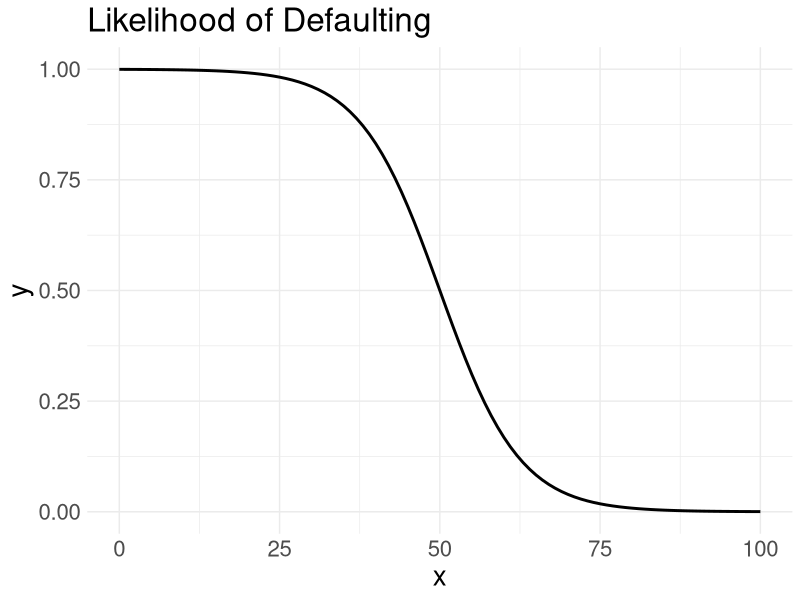
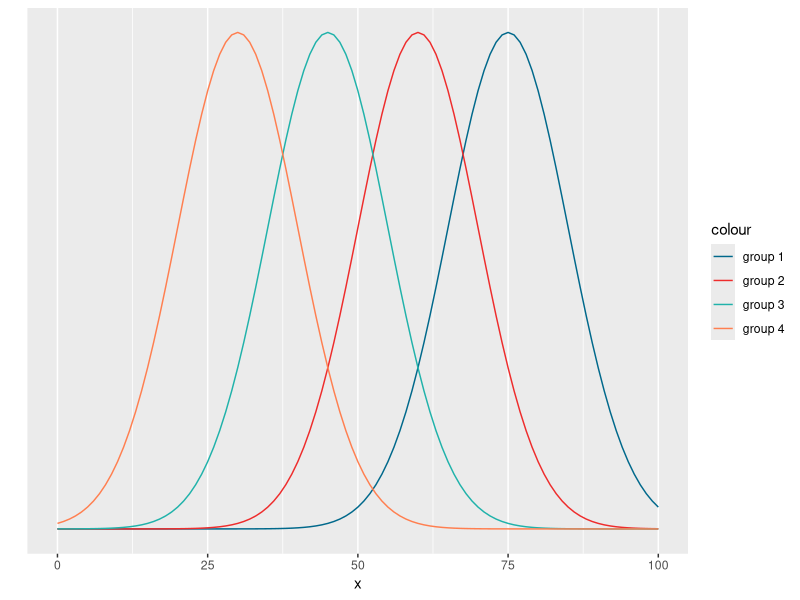

Write R code to recreate these figures, in order. (Note: this script raises an error after producing the figures.)
library(ggplot2)
p = ggplot(data = data.frame(x = 0), mapping = aes(x = x))
def_rate_fico = function(x){(1-1/(1+exp(-.16*(x-50))))}
p + stat_function(fun = def_rate_fico, size = 1) +
  xlim(0,100) +
  theme_minimal()+
  theme(text = element_text(size=20))+
  ggtitle("Likelihood of Defaulting")



ggplot(data = data.frame(x = c(0, 100)), aes(x)) +
  stat_function(fun = dnorm, n = 101, args = list(mean = 75, sd = 10), aes(color = "group 1")) +
  stat_function(fun = dnorm, n = 101, args = list(mean = 60, sd = 10), aes(color = "group 2")) +
  stat_function(fun = dnorm, n = 101, args = list(mean = 45, sd = 10), aes(color = "group 3")) +
  stat_function(fun = dnorm, n = 101, args = list(mean = 30, sd = 10), aes(color = "group 4")) +
  scale_color_manual(values=c("deepskyblue4", "firebrick2","lightseagreen","coral"))+
                       ylab("") +
  scale_y_continuous(breaks = NULL)


n_critical_75 <- qnorm(0.70, mean = 75, sd = 10)
n_critical_60 <- qnorm(0.70, mean = 60, sd = 10)
n_critical_45 <- qnorm(0.70, mean = 45, sd = 10)
n_critical_30 <- qnorm(0.70, mean = 30, sd = 10)


ggplot(NULL, aes(x = c(0, 100))) +
  # T-distribution with 5 degrees of freedom
  #   Non-significant area
  stat_function(fun = dnorm,
                geom = "line",
                xlim = c(0, 100),
                args = list(
                  mean = 75, sd = 10
                )) +
  #   Significant area
  stat_function(fun = dnorm,
                geom = "area",
                xlim = c(n_critical_75, 100),
                alpha = .3,
                fill = "deepskyblue4",
                args = list(
                  mean = 75, sd = 10
                )) +
  # t-distribution with 25 degrees of freedom
  #   Non-significant area
  stat_function(fun = dnorm,
                geom = "line",
                xlim = c(0, 100),
                args = list(
                  mean = 60, sd = 10
                )) +
  #   Significant area
  stat_function(fun = dnorm,
                geom = "area",
                xlim = c(n_critical_60, 100),
                alpha = .3,
                fill = "firebrick2",
                args = list(
                  mean = 60, sd = 10
                )) +
  stat_function(fun = dnorm,
                geom = "line",
                xlim = c(0, 100),
                args = list(
                  mean = 45, sd = 10
                )) +
  #   Significant area
  stat_function(fun = dnorm,
                geom = "area",
                xlim = c(n_critical_45, 100),
                alpha = .3,
                fill = "lightseagreen",
                args = list(
                  mean = 45, sd = 10
                )) +
  stat_function(fun = dnorm,
                geom = "line",
                xlim = c(0, 100),
                args = list(
                  mean = 30, sd = 10
                )) +
  #   Significant area
  stat_function(fun = dnorm,
                geom = "area",
                xlim = c(n_critical_30, 100),
                alpha = .3,
                fill = "coral",
                args = list(
                  mean = 30, sd = 10
                )) +
  geom_vline(xintercept = n_critical_75, linetype="dotted")+
  geom_vline(xintercept = n_critical_60, linetype="dotted")+
  geom_vline(xintercept = n_critical_45, linetype="dotted")+
  geom_vline(xintercept = n_critical_30, linetype="dotted")+
  theme_minimal()+
  theme(text = element_text(size=20))+
  xlab("Score")+
  ylab("Probability Density")+
  xlim(0, 100)


#Same threshold
n_critical_equal <- qnorm(0.003, mean = 75, sd = 10)


ggplot(NULL, aes(x = c(0, 100))) +
  # T-distribution with 5 degrees of freedom
  #   Non-significant area
  stat_function(fun = dnorm,
                geom = "line",
                xlim = c(0, 100),
                args = list(
                  mean = 75, sd = 10
                )) +
  #   Significant area
  stat_function(fun = dnorm,
                geom = "area",
                xlim = c(n_critical_equal, 100),
                alpha = .3,
                fill = "deepskyblue4",
                args = list(
                  mean = 75, sd = 10
                )) +
  # t-distribution with 25 degrees of freedom
  #   Non-significant area
  stat_function(fun = dnorm,
                geom = "line",
                xlim = c(0, 100),
                args = list(
                  mean = 60, sd = 10
                )) +
  #   Significant area
  stat_function(fun = dnorm,
                geom = "area",
                xlim = c(n_critical_equal, 100),
                alpha = .3,
                fill = "firebrick2",
                args = list(
                  mean = 60, sd = 10
                )) +
  stat_function(fun = dnorm,
                geom = "line",
                xlim = c(0, 100),
                args = list(
                  mean = 45, sd = 10
                )) +
  #   Significant area
  stat_function(fun = dnorm,
                geom = "area",
                xlim = c(n_critical_equal, 100),
                alpha = .3,
                fill = "lightseagreen",
                args = list(
                  mean = 45, sd = 10
                )) +
  stat_function(fun = dnorm,
                geom = "line",
                xlim = c(0, 100),
                args = list(
                  mean = 30, sd = 10
                )) +
  #   Significant area
  stat_function(fun = dnorm,
                geom = "area",
                xlim = c(n_critical_equal, 100),
                alpha = .3,
                fill = "coral",
                args = list(
                  mean = 30, sd = 10
                )) +
  geom_vline(xintercept = n_critical_equal, linetype="dotted")+
  theme_minimal()+
  theme(text = element_text(size=20))+
  xlab("Score")+
  ylab("Probability Density")+
  xlim(0, 100)


####ACTUAL (FOR PRESENTATION I WILL USE SIMPLIFIED)

# library(ggplot2)
# p = ggplot(data = data.frame(x = 0), mapping = aes(x = x)) 
# def_rate_fico = function(x){(1-1/(1+exp(-.016*(x-550))))}
# p + stat_function(fun = def_rate_fico, size = 1) +
#   xlim(250,1000) +
#   theme_minimal()+
#   theme(text = element_text(size=20))+
#   ggtitle("Likelihood of Defaulting")
# 
# 
# ggplot(data = data.frame(x = c(0, 1300)), aes(x)) +
#   stat_function(fun = dnorm, n = 101, args = list(mean = 660, sd = 200), aes(color = "group 1")) + 
#   stat_function(fun = dnorm, n = 101, args = list(mean = 620, sd = 200), aes(color = "group 2")) +
#   stat_function(fun = dnorm, n = 101, args = list(mean = 580, sd = 200), aes(color = "group 3")) +
#   stat_function(fun = dnorm, n = 101, args = list(mean = 540, sd = 200), aes(color = "group 4")) +
#   scale_color_manual(values=c("deepskyblue4", "firebrick2","lightseagreen","coral"))+
#                        ylab("") +
#   scale_y_continuous(breaks = NULL)
# 
# 
# ggplot(data = data.frame(x = c(0, 1500)), aes(x)) +
#   stat_function(fun = dnorm, n = 101, args = list(mean = 800, sd = 200), aes(color = "group 1")) + 
#   stat_function(fun = dnorm, n = 101, args = list(mean = 633, sd = 200), aes(color = "group 2")) +
#   stat_function(fun = dnorm, n = 101, args = list(mean = 567, sd = 200), aes(color = "group 3")) +
#   stat_function(fun = dnorm, n = 101, args = list(mean = 400, sd = 200), aes(color = "group 4")) +
#   scale_color_manual(values=c("deepskyblue4", "firebrick2","lightseagreen","coral"))+
#   ylab("") +
#   scale_y_continuous(breaks = NULL)
# 
# ggplot(data = data.frame(x = c(0, 1500)), aes(x)) +
#   stat_function(fun = dnorm, n = 101, args = list(mean = 920, sd = 200), aes(color = "group 1")) + 
#   stat_function(fun = dnorm, n = 101, args = list(mean = 707, sd = 200), aes(color = "group 2")) +
#   stat_function(fun = dnorm, n = 101, args = list(mean = 493, sd = 200), aes(color = "group 3")) +
#   stat_function(fun = dnorm, n = 101, args = list(mean = 280, sd = 200), aes(color = "group 4")) +
#   scale_color_manual(values=c("deepskyblue4", "firebrick2","lightseagreen","coral"))+
#   ylab("") +
#   scale_y_continuous(breaks = NULL)
